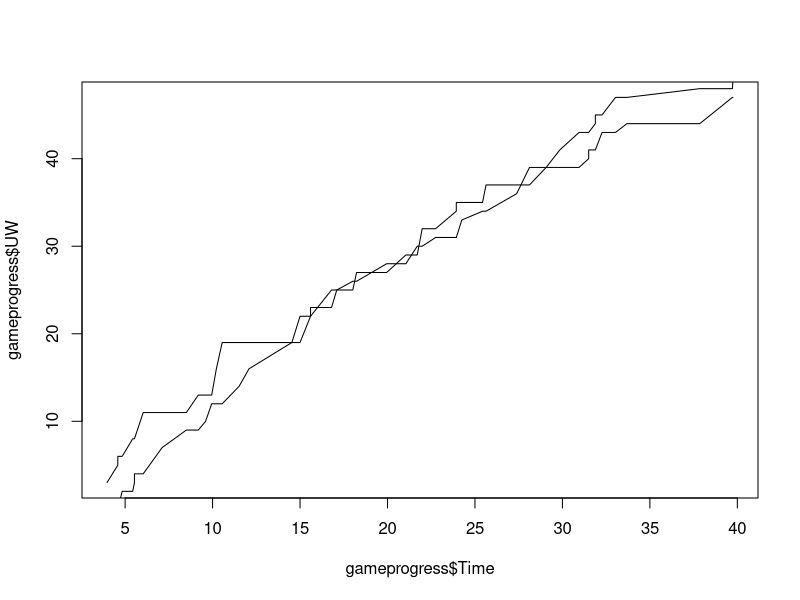

The R source for this figure:
setwd("/Users/willphillips/desktop/Introduction to Biocomputing/ex8/Biocomp-Fall2018-181026-Exercise8")
#Script to generate a dataframe containing and a plot displaying data from a basketball game. 
#Specifically, the cumulative score of each team when either team scored is put into the data frame and plotted.


gamedata=read.table("UWvMSU_1-22-13.txt", stringsAsFactors = F, header=T)              #scoring data from game
UWscores=vector(mode="numeric", length=length(gamedata$score[gamedata$team=="UW"]))    #creating vector in which to store each score by Wisconsin; can be summed to get UW's cumulative score
MSUscores=vector(mode="numeric", length=length(gamedata$score[gamedata$team=="MSU"]))  #creating vector in which to store each score by Michigan State; can be summed to get MSU's cumulative score
UWtotal=vector(mode="numeric",length = length(gamedata$time))                          #Creating vector to hold the cumulative score of UW at each time point
MSUtotal=vector(mode="numeric",length = length(gamedata$time))                         #Creating vector to hold the cumulative score of UW at each time point
W=1                                                                                    #Variable to determine which position in UWscores to sum to in order to get cumulative score
M=1                                                                                    #Variable to determine which position in MSUscores to sum to in order to get cumulative score

for(i in 1:length(gamedata$time)) {
  if(gamedata$team[i]=="UW") {                                                         #Conditional selecting time points where Wisconsin scores
    UWscores[W]=gamedata$score[i]                                                      #Storing the points scored at this time in UWscores at position W
    UWtotal[i]=sum(UWscores[1:W])                                                      #Setting position i of UWtotal as the cumulative UW score (sum of points in UWscores from 1:W)
    W=W+1                                                                              #Advancing W by 1 position so that the next score will be placed in an empty space in the UWscores Vector
    if(i==1){                                                                          #Conditional dealing with the case when MSU does not score first, setting cumulative MSU score to 0 at first time point
      MSUtotal[i]=0                       
    }else{
      MSUtotal[i]=MSUtotal[i-1]                                                        #At points after the first score when MSU doesn't score, setting MSU's score to the last value of MSU's cumulative score
    }
  }else{                                                                               #Continuation of first conditional, selecting cases where Wisconsing doesn't score (MSU scores)
    MSUscores[M]=gamedata$score[i]                                                     #Storing the points scored at this time in MSUscores at position M
    MSUtotal[i]=sum(MSUscores[1:M])                                                    #Setting position i of MSUtotal as cumulative MSU score (sum of points in MSUscores from 1:M)
    M=M+1                                                                              #Advancing M by 1 position so that the next score will be placed in an empty space in the MSUscores Vector
    if(i==1){                                                                          #Conditional dealing with the case when UW does not score first, setting cumulative UW score to 0 at first time point 
      UWtotal[i]=0 
    }else{
      UWtotal[i]=UWtotal[i-1]                                                          #At points after the first score when UW doesn't score, setting UW's score to the last value of UW's cumulative score
    }
  }
}
gameprogress=data.frame("Time"=gamedata$time, "UW"=UWtotal,"MSU"=MSUtotal)             #Creating a dataframe containing three columns, one with time, one with UW's cumulative score at each time, and one with MSU's cumulative score at each time
plot(gameprogress$Time,gameprogress$UW, type = 'l')                                    #Plotting Wisconsin data as a line
lines(gameprogress$Time,gameprogress$MSU, type = 'l')                                  #Adding a line for the MSU data

